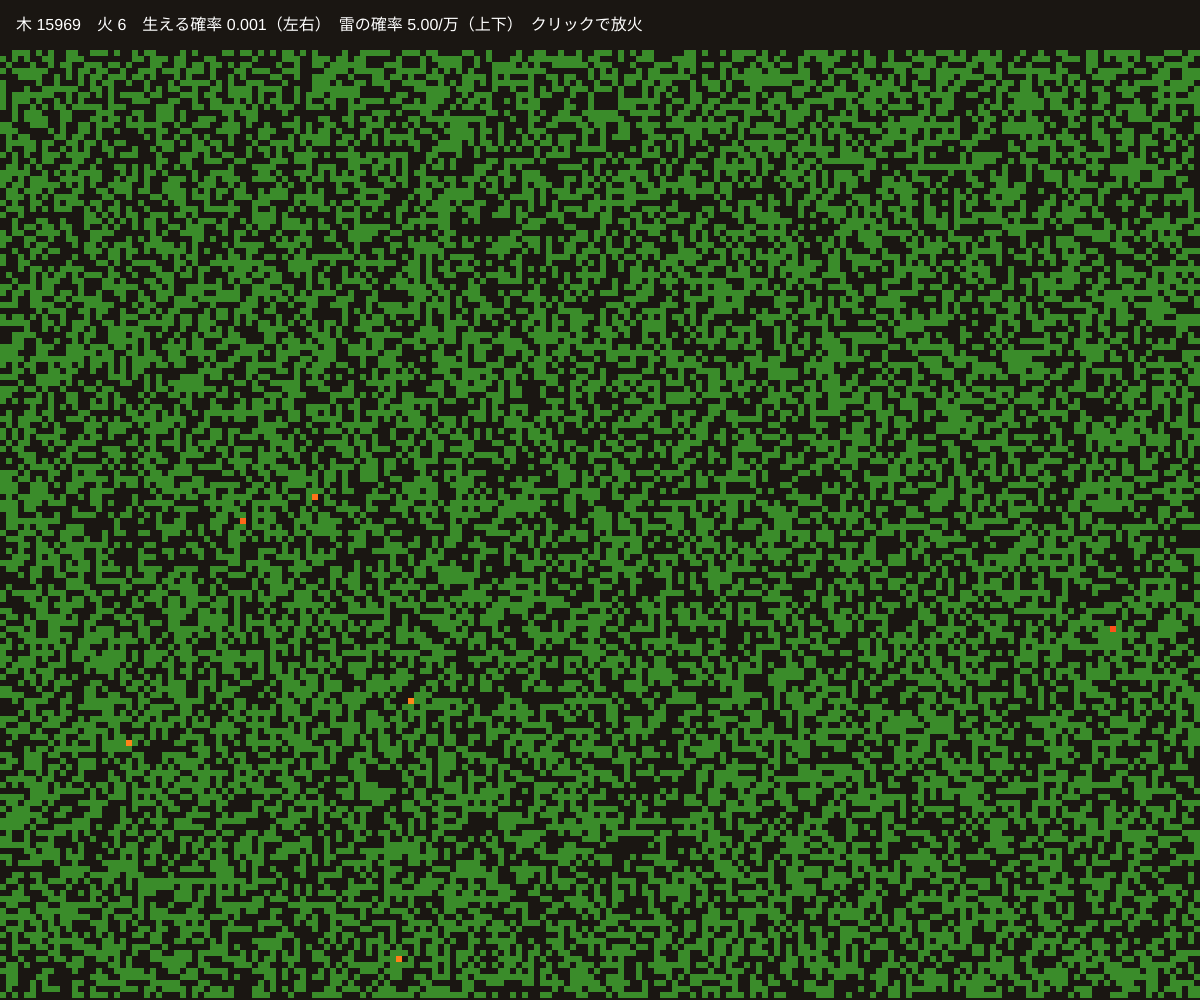
Frame 1 (no input)
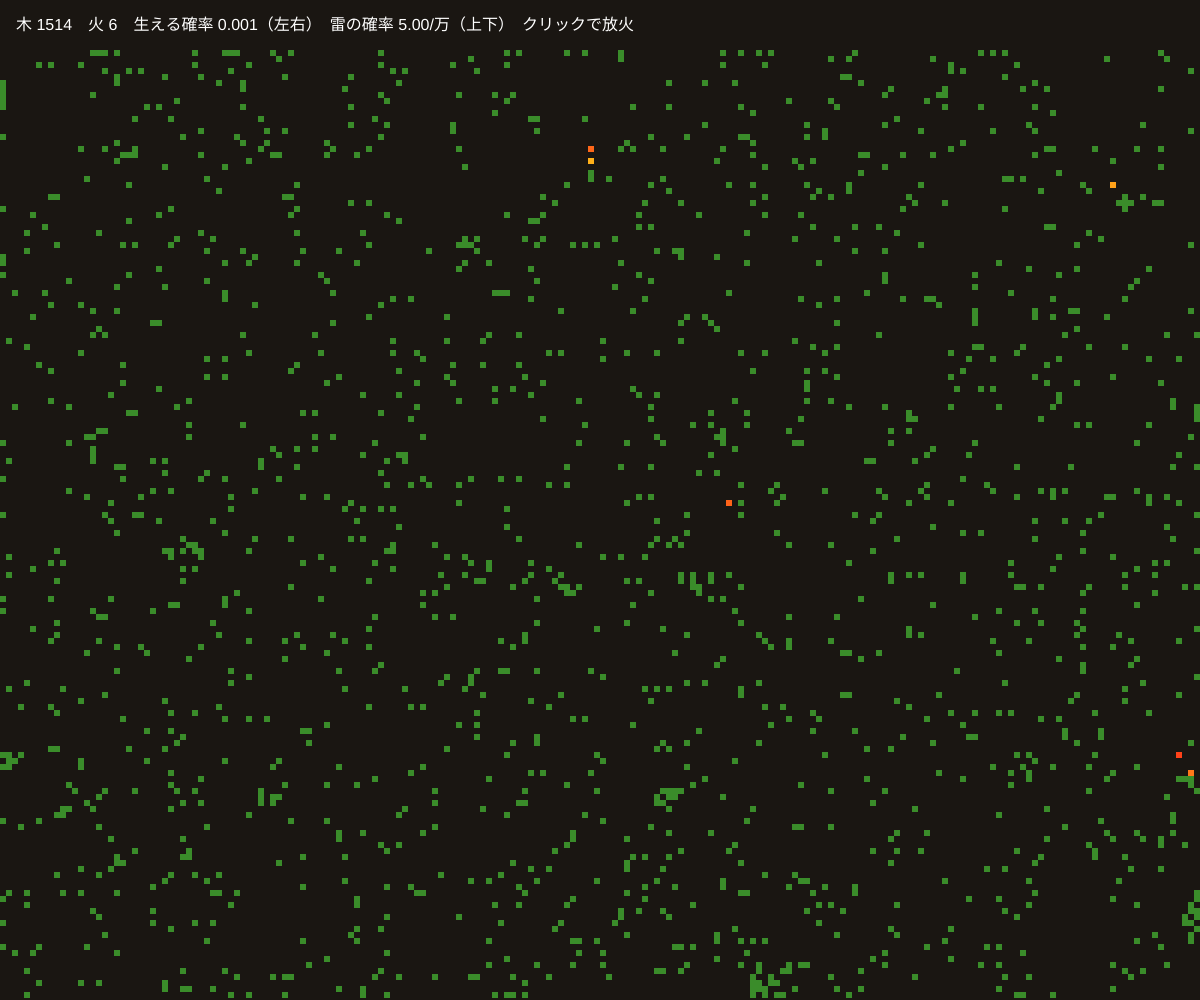
Frame 60 (no input)
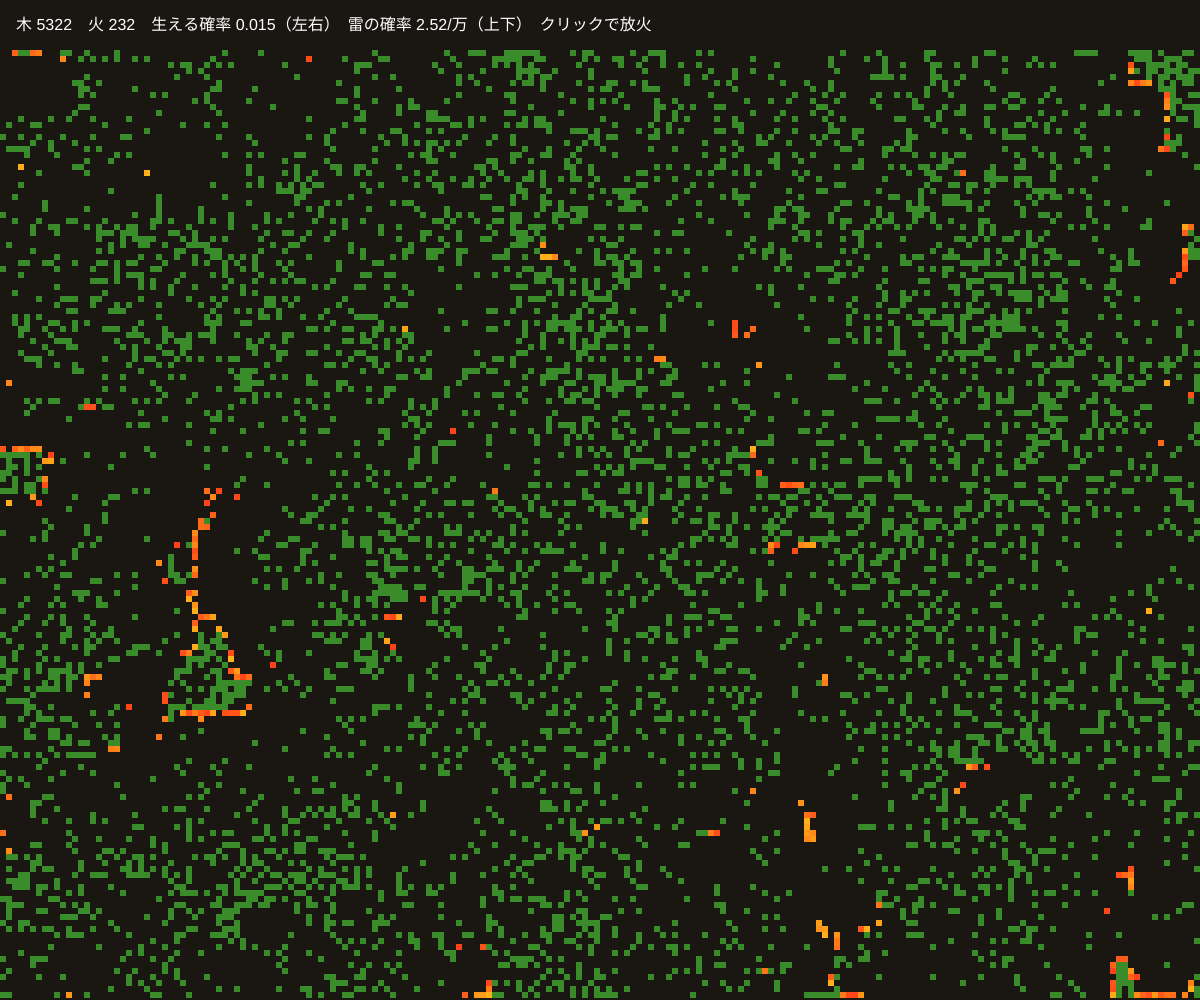
Frame 120 (the mouse pressed at the canvas centre since frame 60)

The p5.js sketch that drew these frames (run headless with seeded random() and noise() and a simulated clock; from frame 60 on, the mouse is pressed at the canvas centre):

// p5.js sketch
// ── sketch.js
// ============================================
// 03 森林火災モデル
// 空き地に木が生え、まれに雷が落ち、火はとなりの木に広がる
// 3つの確率だけで、森が「呼吸」するように燃えて再生する
// クリックで火をつける / マウス左右 = 木の生える確率 / 上下 = 雷の確率
// ============================================

const EMPTY = 0, TREE = 1, FIRE = 2;
let cellSize = 6;
let cols, rows, grid;
let pGrow = 0.01; // 空き地に木が生える確率
let pLightning = 0.00005; // 木に雷が落ちる確率

function setup() {
  createCanvas(windowWidth, windowHeight);
  colorMode(HSB, 360, 100, 100, 100);
  cols = floor(width / cellSize);
  rows = floor((height - 50) / cellSize);
  grid = [];
  for (let x = 0; x < cols; x++) {
    grid.push([]);
    for (let y = 0; y < rows; y++) grid[x].push(random() < 0.5 ? TREE : EMPTY);
  }
}

function draw() {
  pGrow = map(mouseX, 0, width, 0.001, 0.03, true);
  pLightning = map(mouseY, 0, height, 0.0005, 0.000005, true);

  let next = [];
  let counts = [0, 0, 0];
  for (let x = 0; x < cols; x++) {
    next.push([]);
    for (let y = 0; y < rows; y++) {
      let c = grid[x][y];
      let n = c;
      if (c === FIRE) {
        n = EMPTY; // 燃えた木は空き地になる
      } else if (c === TREE) {
        // となりが燃えていたら燃え移る。または雷
        if (neighborOnFire(x, y) || random() < pLightning) n = FIRE;
      } else {
        if (random() < pGrow) n = TREE; // 空き地に木が生える
      }
      next[x].push(n);
      counts[n]++;
    }
  }
  grid = next;

  // 描く
  background(30, 30, 10);
  noStroke();
  for (let x = 0; x < cols; x++) {
    for (let y = 0; y < rows; y++) {
      let c = grid[x][y];
      if (c === TREE) fill(110, 70, 55);
      else if (c === FIRE) fill(random(10, 40), 90, 100);
      else continue;
      rect(x * cellSize, 50 + y * cellSize, cellSize, cellSize);
    }
  }

  // グラフ風の表示
  fill(0, 0, 100);
  textSize(16);
  text('木 ' + counts[TREE] + '　火 ' + counts[FIRE] + '　生える確率 ' + nf(pGrow, 1, 3) + '（左右）　雷の確率 ' + nf(pLightning * 10000, 1, 2) + '/万（上下）　クリックで放火', 16, 30);
}

function neighborOnFire(x, y) {
  for (let i = -1; i <= 1; i++) {
    for (let j = -1; j <= 1; j++) {
      if (i === 0 && j === 0) continue;
      let nx = x + i, ny = y + j;
      if (nx < 0 || ny < 0 || nx >= cols || ny >= rows) continue;
      if (grid[nx][ny] === FIRE) return true;
    }
  }
  return false;
}

function mousePressed() {
  let x = floor(mouseX / cellSize);
  let y = floor((mouseY - 50) / cellSize);
  if (x >= 0 && x < cols && y >= 0 && y < rows && grid[x][y] === TREE) grid[x][y] = FIRE;
}

// ---------- やってみよう ----------
// 1. 木が密集するまで待ってクリック → 大火災。すぐクリック → 小さな火。「密度」が大事
// 2. 雷をゼロにして、木が生える確率を最大に。全部木になったらクリック
// 3. 火が「斜め」に広がらないようにすると？（i, j の片方が 0 のときだけ）
